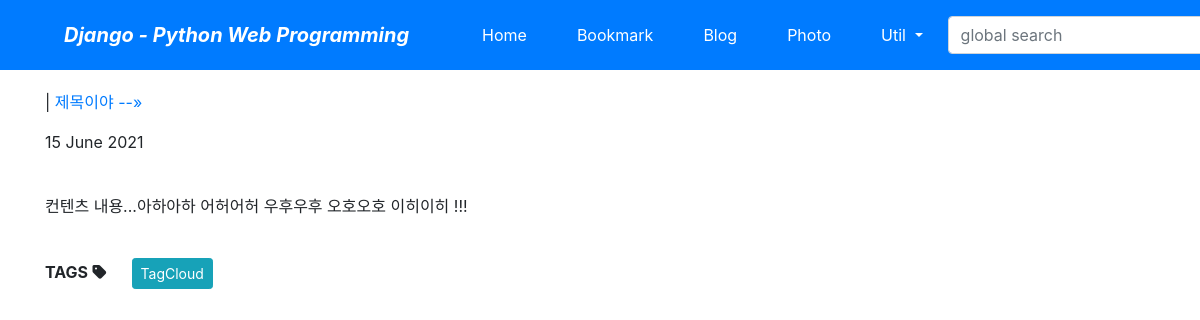
The app's page /blog/post/나의-일기-예시/ with its own data.
### blogapp/models.py (models this page shows)
class Post(models.Model):
    title = models.CharField(verbose_name='TITLE', max_length=50)
    slug = models.SlugField('SLUG', unique=True, allow_unicode=True, help_text='one word for title alias.')
    description = models.CharField('DESCRIPTION', max_length=100, blank=True, help_text='simple description text.')
    content = models.TextField('CONTENT')
    create_dt = models.DateTimeField('CREATE DATE', auto_now_add=True)
    modify_dt = models.DateTimeField('MODIFY DATE', auto_now=True)
    tags = TaggableManager(blank=True)
    class Meta:
        verbose_name = 'post'
        verbose_name_plural = 'posts'
        db_table = 'blogapp_posts'
        ordering = ('-modify_dt',)
    def __str__(self):
        return self.title
    def get_absolute_url(self):
        return reverse('blog:post_detail', args=(self.slug,))
    def get_previous(self):
        return self.get_previous_by_modify_dt()
    def get_next(self):
        return self.get_next_by_modify_dt()

### blogapp/templates/blogapp/post_detail.html (shortened to what this page needs)
{% extends 'base.html' %}
{% block content %}
<p>
    {% if object.get_next %}
    | <a href="{{ object.get_next.get_absolute_url }}" title="View next post">
    {{ object.get_next }} --&raquo;
    </a>
    {% endif %}
</p>
<p>{{ object.modify_dt|date:"j F Y"}}</p>
<br>
<div>
    {{ object.content|linebreaks }}
</div>
<br>
<div>
    <b>TAGS</b> <i class="fas fa-tag"></i>
    {% load taggit_templatetags2_tags %}
    <a href="{% url 'blog:tag_cloud' %}"> <span class="btn btn-info btn-sm">TagCloud</span></a>
</div>
{% endblock %}

### records on screen
Post: get_next "제목이야", modify_dt "15 June 2021", content "컨텐츠 내용...아하아하 어허어허 우후우후 오호오호 이히이히 !!!"
